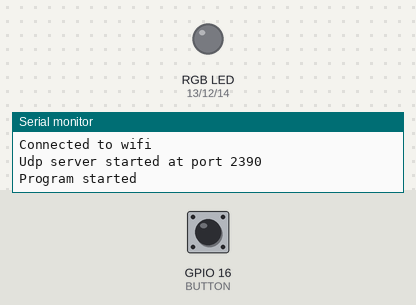
This sketch was run on a simulated ESP8266 (NodeMCU). On the bench: an RGB LED mixed from three pins (HIGH = lit), the last lines printed to the serial monitor. The inputs (shaded band) are chosen by the test bench; at power-on: GPIO 16 (BUTTON) LOW. Dim RGB values are drawn brighter than linear; WiFi joins after 1.5 s; servers stay silent unless stated.

Above: at 2.7 s.
2.8 s: GPIO 16 (BUTTON) pulled HIGH for 3.2 s
At 4.2 s:
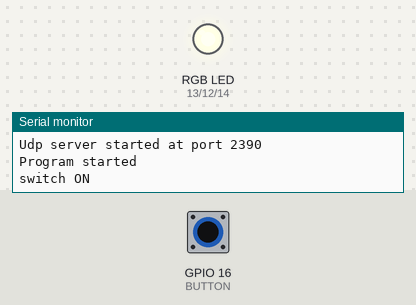
9.0 s: GPIO 16 (BUTTON) pulled HIGH for 0.15 s
At 10.1 s:
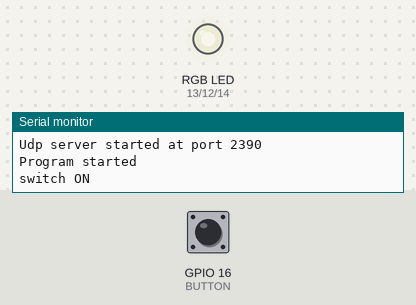
12.1 s: GPIO 16 (BUTTON) pulled HIGH for 1 s
16.1 s: GPIO 16 (BUTTON) pulsed HIGH 5 times (0.12 s each, 0.3 s apart)
19.1 s: GPIO 16 (BUTTON) pulled HIGH for 0.15 s
At 22.48 s:
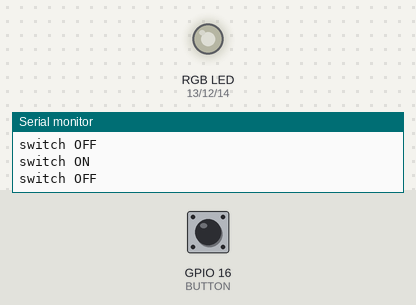
Timing chart, 0 to 26.2 s (numbered marks = the images above; inputs shaded):
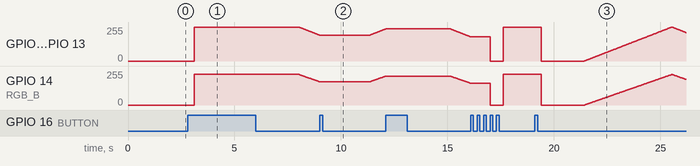

The sketch:

ESP_UDP_test.ino
```cpp
#include <ESP8266WiFi.h>
#include <WiFiUDP.h>

extern "C"
{
  #include "user_interface.h"
}
int status = WL_IDLE_STATUS;
const char* ssid = "AndroidAP";  //  your network SSID (name)
const char* pass = "12345678";   // your network password
unsigned int localPort = 2390;    // local port to listen for UDP packets
IPAddress ipMulti (192,168,1,255);
byte packetBuffer[512]; //buffer to hold incoming and outgoing packets
WiFiUDP Udp;  // A UDP instance to let us send and receive packets over UDP

void printWifiStatus() {
  // print the SSID of the network you're attached to:
  Serial.print("SSID: ");
  Serial.println(WiFi.SSID());
  // print your WiFi shield's IP address:
  IPAddress ip = WiFi.localIP();
  Serial.print("IP Address: ");
  Serial.println(ip);
}

////////////////////////////////////////////////////////6
// PIN DEFINITIONS
int BUTTON = 16;        //0 if pressed
int RGB_R = 13;
int RGB_G = 12;
int RGB_B = 14;

int Brightness_R = 0;
int Brightness_G = 0;
int Brightness_B = 0;

int button_prev_state = 1;      //0 if pressed
int button_press_counter = 0;
int fade_UP_down = 1;           // 1 when UP


void RGB_put(int r, int g, int b){
  uint32_t red =r;
  uint32_t green =g;
  uint32_t blue =b;

  blue= blue*90;
  blue= blue/100;

  analogWrite(RGB_R, red);
  analogWrite(RGB_G, green);
  analogWrite(RGB_B, blue);
}


void UDP_process()
{
  int noBytes = Udp.parsePacket();
  if ( noBytes ) {
    Udp.read(packetBuffer,noBytes); // read the packet into the buffer
      if(noBytes == 9){
        int red = packetBuffer[4];
        int green = packetBuffer[5];
        int blue = packetBuffer[6];
        Serial.println("RGB: " + String(red) +"  " + String(green) +"  " + String(blue));
        Brightness_R = red* 4;
        Brightness_G = green * 4;
        Brightness_B = blue * 4;
        RGB_put(Brightness_R, Brightness_G, Brightness_B);
      }
  }

}

void Wifi__setup()
{

  // setting up Station AP
  WiFi.begin(ssid, pass);

  // Wait for connect to AP
  Serial.print("[Connecting]");
  Serial.print(ssid);
  int tries=0;
  while (WiFi.status() != WL_CONNECTED) {
    delay(500);
    Serial.print(".");
    tries++;
    if (tries > 30){
      break;
    }
  }
  Serial.println();
  printWifiStatus();
  Serial.println("Connected to wifi");
  Serial.print("Udp server started at port ");
  Serial.println(localPort);
  Udp.begin(localPort);
}


 void brightness_plus(){
    if(Brightness_R < 1018){
      Brightness_R += 5;
    }else{
      Brightness_R = 1023;
      //fade_UP_down = 0;
    }
    if(Brightness_G < 1018){
      Brightness_G += 5;
        }else{
      Brightness_G = 1023;
     // fade_UP_down = 0;
    }
    if(Brightness_B < 1018){
      Brightness_B += 5;
        }else{
      Brightness_B = 1023;
     // fade_UP_down = 0;
    }
    if( (Brightness_R==1023)&&(Brightness_G==1023)&&(Brightness_B==1023) )fade_UP_down = 0;
    /*analogWrite(RGB_R, Brightness_R);
    analogWrite(RGB_G, Brightness_G);
    analogWrite(RGB_B, Brightness_B);*/
    RGB_put(Brightness_R, Brightness_G, Brightness_B);
  }

  void brightness_minus(){
    if(Brightness_R > 5){
      Brightness_R -= 5;
    }else{
      Brightness_R = 0;
      //fade_UP_down = 1;
    }
    if(Brightness_G > 5){
      Brightness_G -= 5;
        }else{
      Brightness_G = 0;
     // fade_UP_down = 1;
    }
    if(Brightness_B > 5){
      Brightness_B -= 5;
        }else{
      Brightness_B = 0;
      //fade_UP_down = 1;
    }
    if( Brightness_R + Brightness_G + Brightness_B == 0) fade_UP_down = 1;
    /*analogWrite(RGB_R, Brightness_R);
    analogWrite(RGB_G, Brightness_G);
    analogWrite(RGB_B, Brightness_B);*/
    RGB_put(Brightness_R, Brightness_G, Brightness_B);
  }


void button_read(){

  if(digitalRead(BUTTON)==1 && button_prev_state == 1){   //not press now , not pressed before      hold release
    return;
  }

  if(digitalRead(BUTTON)==1 && button_prev_state == 0){   //not press now , pressed before          released now
     delay(300);
     button_prev_state = digitalRead(BUTTON);
     fade_UP_down = ! fade_UP_down;
    if(button_press_counter < 100){
      //switch state
      if(Brightness_R + Brightness_G + Brightness_B  == 0){
        Serial.println("switch ON");
        Brightness_R = 1023;
        Brightness_G = 1023;
        Brightness_B = 1023;
        fade_UP_down = 0;
      }else{
        Serial.println("switch OFF");
        Brightness_R = 0;
        Brightness_G = 0;
        Brightness_B = 0;
        fade_UP_down =1;
      }
    }
    button_press_counter = 0;
    /*analogWrite(RGB_R, Brightness_R);
    analogWrite(RGB_G, Brightness_G);
    analogWrite(RGB_B, Brightness_B);*/
    RGB_put(Brightness_R, Brightness_G, Brightness_B);
    return;
  }

  if(digitalRead(BUTTON)==0 && button_prev_state == 1){   // press now , not pressed before         pressed now
     button_prev_state = digitalRead(BUTTON);
    return;
  }

  if(digitalRead(BUTTON)==0 && button_prev_state == 0){   // press now , pressed before           hold perssed
     button_press_counter ++;
     if(button_press_counter > 100){
      if(fade_UP_down == 1){
        brightness_plus();
      }else{
        brightness_minus();
      }
    }
    return;
  }

}


  // the setup routine runs once when you press reset:
void setup() {
    // Open serial communications and wait for port to open:
  Serial.begin(115200);
  while (!Serial) {
    ; // wait for serial port to connect. Needed for Leonardo only
  }
  pinMode(RGB_R, OUTPUT);
  pinMode(RGB_G, OUTPUT);
  pinMode(RGB_B, OUTPUT);
  pinMode(BUTTON, INPUT);
  analogWriteFreq(200);
 /* analogWrite(RGB_R, Brightness_R);
  analogWrite(RGB_G, Brightness_G);
  analogWrite(RGB_B, Brightness_B);  */
  RGB_put(Brightness_R, Brightness_G, Brightness_B);

  Serial.println("***");
  Serial.println("***");
  Wifi__setup();
  Serial.println("Program started");

}

// the loop routine runs over and over again forever:
void loop() {
         delay(20);      //delay 20 ms
         button_read();
     UDP_process();

}
```
